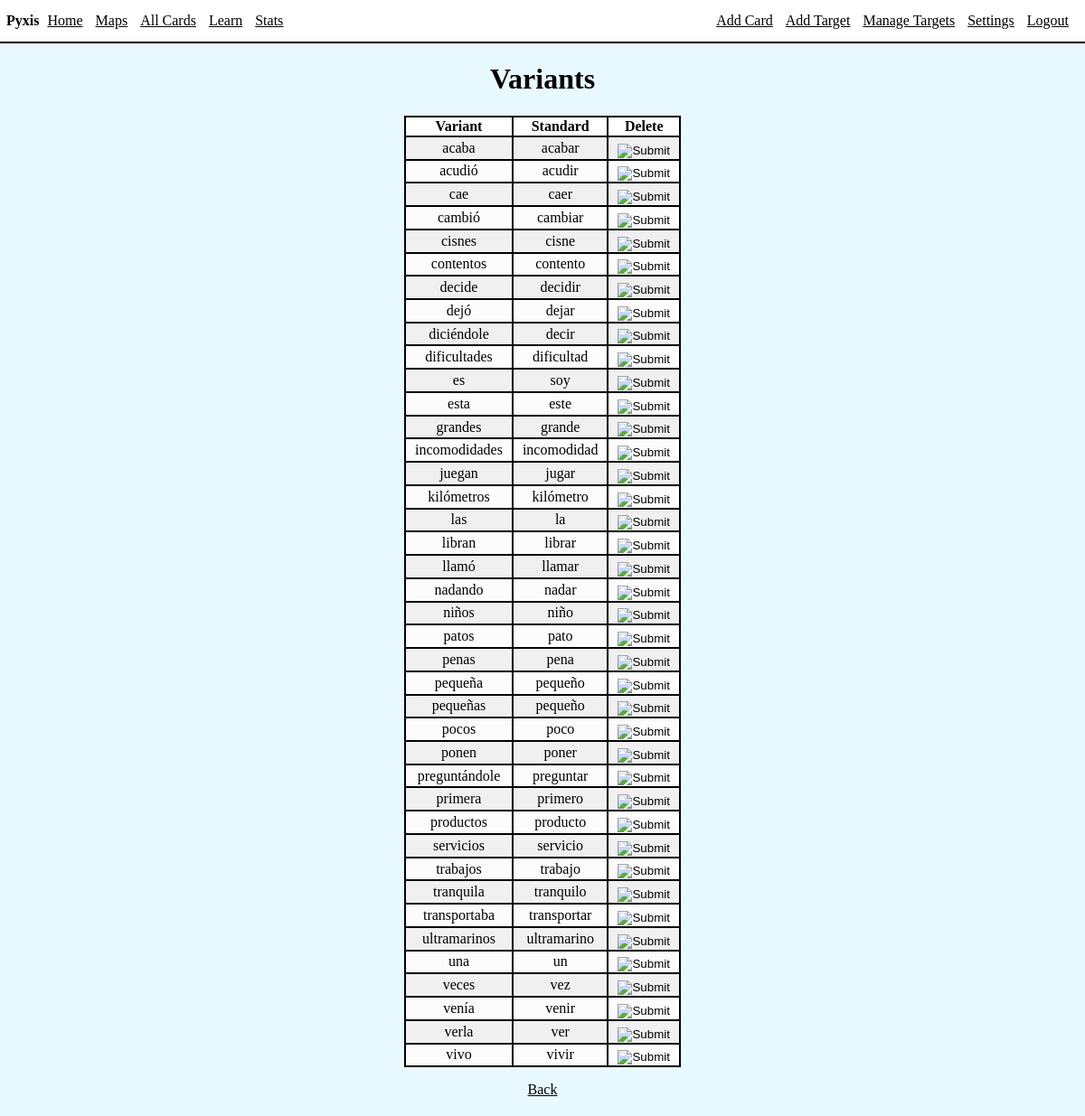
/variants (signed in), run on the app's committed database.
### app/models.py (models this page shows, shortened)
class Variant(db.Model):
    id = db.Column(db.Integer, index=True, primary_key=True)
    varWord = db.Column(db.String(20), index=True)
    standard_id = db.Column(db.Integer, db.ForeignKey('card.id'))
    user_id = db.Column(db.Integer, db.ForeignKey('user.id'))

class Card(db.Model):
    id = db.Column(db.Integer, index=True, primary_key=True)
    word = db.Column(db.String(64), index=True)
    translation = db.Column(db.String(1000), index=True)
    status = db.Column(db.String(64), index=True)
    nextReviewDate = db.Column(db.Date, index=True)
    lastInterval = db.Column(db.Integer)
    variants = db.relationship("Variant", cascade="all,delete", backref='card')
    user_id = db.Column(db.Integer, db.ForeignKey('user.id'))
    appearances =  db.relationship("Appearance", cascade="all,delete", backref='card')

### app/routes/cards.py (the view)
@bp.route('/variants', methods=['GET', 'POST'])
@login_required
def variants():
    variants = Variant.query.filter().order_by(Variant.varWord)
    return render_template('cards/variants.html', title='Manage Variants', variants=variants)

### app/models.py (called while the page is built)
@login.user_loader
def load_user(id):
    return User.query.get(int(id))

### app/templates/cards/variants.html
{% extends 'base.html' %}
{% block content %}
    <div class="int">
        <div class="cent">
        <h1>Variants</h1>
        <table>
            <thead>
                <th>Variant</th>
                <th>Standard</th>
                <th>Delete</th>
            </thead>
            <tbody>
            {% for variant in variants %}
            <tr>
                <td>{{ variant.varWord }}</td>
                <td>{{ variant.card.word }}</td>
                <td>
                    <form action="{{ url_for('cards.deleteVariant', variantID=variant.id) }}" method="POST">
                        <input type="image" class="btnimg" src="../static/images/delete.png">
                    </form>
                </td>
            </tr>
            {% endfor %}
            </tbody>
        </table>
        <p><a href="/settings">Back</a></p>
        </div>
    </div>
{% endblock %}

### app/static/style.css (style rules this page uses)
html, body { background-color: rgb(232, 250, 255); margin: 0px; padding: 0px; max-width: 100%; overflow-x: hidden; }
.int { margin: 20px; }
a { color: black; }
table { margin-left: auto; margin-right: auto; border: 2px solid black; text-align: center; border-collapse: collapse; }
thead { background-color: white; }
th, td { border: 2px solid black; padding-left: 10px; padding-right: 10px; }
tbody { background-color: rgb(240, 240, 240); }
tr:nth-child(even) { background-color: rgb(252, 252, 252); }
.btnimg { position: relative; margin-top: 10%; margin-left: auto; }
.cent { width: 100%; margin-left: auto; margin-right: auto; text-align: center; }

### data on the page
Variant: varWord "acaba", card.word "acabar"
Variant: varWord "acudió", card.word "acudir"
Variant: varWord "cae", card.word "caer"
Variant: varWord "cambió", card.word "cambiar"
Variant: varWord "cisnes", card.word "cisne"
Variant: varWord "contentos", card.word "contento"
Variant: varWord "decide", card.word "decidir"
Variant: varWord "dejó", card.word "dejar"
Variant: varWord "diciéndole", card.word "decir"
Variant: varWord "dificultades", card.word "dificultad"
Variant: varWord "es", card.word "soy"
Variant: varWord "esta", card.word "este"
Variant: varWord "grandes", card.word "grande"
Variant: varWord "incomodidades", card.word "incomodidad"
Variant: varWord "juegan", card.word "jugar"
Variant: varWord "kilómetros", card.word "kilómetro"
Variant: varWord "las", card.word "la"
Variant: varWord "libran", card.word "librar"
Variant: varWord "llamó", card.word "llamar"
Variant: varWord "nadando", card.word "nadar"
Variant: varWord "niños", card.word "niño"
Variant: varWord "patos", card.word "pato"
Variant: varWord "penas", card.word "pena"
Variant: varWord "pequeña", card.word "pequeño"
Variant: varWord "pequeñas", card.word "pequeño"
Variant: varWord "pocos", card.word "poco"
Variant: varWord "ponen", card.word "poner"
Variant: varWord "preguntándole", card.word "preguntar"
Variant: varWord "primera", card.word "primero"
Variant: varWord "productos", card.word "producto"
Variant: varWord "servicios", card.word "servicio"
Variant: varWord "trabajos", card.word "trabajo"
Variant: varWord "tranquila", card.word "tranquilo"
Variant: varWord "transportaba", card.word "transportar"
Variant: varWord "ultramarinos", card.word "ultramarino"
Variant: varWord "una", card.word "un"
Variant: varWord "veces", card.word "vez"
Variant: varWord "venía", card.word "venir"
Variant: varWord "verla", card.word "ver"
Variant: varWord "vivo", card.word "vivir"
